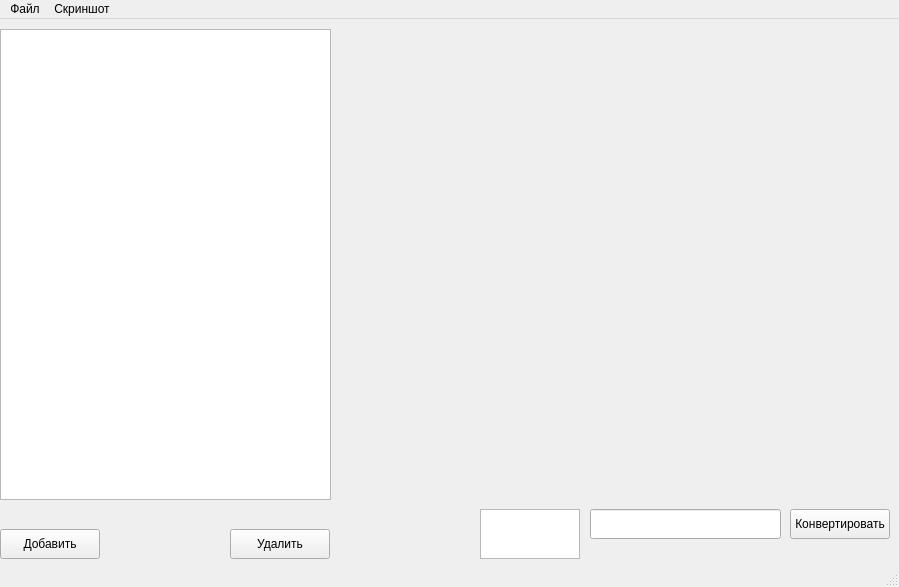
<?xml version="1.0" encoding="UTF-8"?>
<ui version="4.0">
 <class>MainWindow</class>
 <widget class="QMainWindow" name="MainWindow">
  <property name="geometry">
   <rect>
    <x>0</x>
    <y>0</y>
    <width>899</width>
    <height>587</height>
   </rect>
  </property>
  <property name="windowTitle">
   <string>LabAU</string>
  </property>
  <property name="windowIcon">
   <iconset>
    <normaloff>icon.jpg</normaloff>icon.jpg</iconset>
  </property>
  <property name="documentMode">
   <bool>false</bool>
  </property>
  <widget class="QWidget" name="centralwidget">
   <widget class="QPushButton" name="openFileButton">
    <property name="geometry">
     <rect>
      <x>0</x>
      <y>510</y>
      <width>100</width>
      <height>30</height>
     </rect>
    </property>
    <property name="text">
     <string>Добавить</string>
    </property>
   </widget>
   <widget class="QLineEdit" name="lineEdit">
    <property name="geometry">
     <rect>
      <x>590</x>
      <y>490</y>
      <width>191</width>
      <height>30</height>
     </rect>
    </property>
   </widget>
   <widget class="QPushButton" name="ConvertButton">
    <property name="geometry">
     <rect>
      <x>790</x>
      <y>490</y>
      <width>100</width>
      <height>30</height>
     </rect>
    </property>
    <property name="text">
     <string>Конвертировать</string>
    </property>
   </widget>
   <widget class="QTextBrowser" name="textBrowser">
    <property name="geometry">
     <rect>
      <x>480</x>
      <y>490</y>
      <width>100</width>
      <height>50</height>
     </rect>
    </property>
   </widget>
   <widget class="QWidget" name="verticalLayoutWidget">
    <property name="geometry">
     <rect>
      <x>340</x>
      <y>10</y>
      <width>551</width>
      <height>471</height>
     </rect>
    </property>
    <layout class="QVBoxLayout" name="verticalLayout">
     <property name="sizeConstraint">
      <enum>QLayout::SetNoConstraint</enum>
     </property>
    </layout>
   </widget>
   <widget class="QListView" name="listView">
    <property name="geometry">
     <rect>
      <x>0</x>
      <y>10</y>
      <width>331</width>
      <height>471</height>
     </rect>
    </property>
   </widget>
   <widget class="QPushButton" name="Delete">
    <property name="geometry">
     <rect>
      <x>230</x>
      <y>510</y>
      <width>100</width>
      <height>30</height>
     </rect>
    </property>
    <property name="text">
     <string>Удалить</string>
    </property>
   </widget>
  </widget>
  <widget class="QMenuBar" name="menubar">
   <property name="geometry">
    <rect>
     <x>0</x>
     <y>0</y>
     <width>899</width>
     <height>22</height>
    </rect>
   </property>
   <widget class="QMenu" name="menu">
    <property name="title">
     <string>Скриншот</string>
    </property>
    <addaction name="action"/>
    <addaction name="action_2"/>
   </widget>
   <widget class="QMenu" name="menu_2">
    <property name="title">
     <string>Файл</string>
    </property>
    <addaction name="OpenFile"/>
    <addaction name="separator"/>
    <addaction name="Settings"/>
    <addaction name="separator"/>
    <addaction name="Exit"/>
   </widget>
   <addaction name="menu_2"/>
   <addaction name="menu"/>
  </widget>
  <widget class="QStatusBar" name="statusbar"/>
  <action name="action">
   <property name="text">
    <string>Чатсть экрана    Ctrl+F1</string>
   </property>
  </action>
  <action name="action_2">
   <property name="text">
    <string>Весь экран</string>
   </property>
  </action>
  <action name="OpenFile">
   <property name="text">
    <string>Открыть   Ctrl+O</string>
   </property>
  </action>
  <action name="Settings">
   <property name="text">
    <string>Настройки</string>
   </property>
  </action>
  <action name="Exit">
   <property name="text">
    <string>Выйти</string>
   </property>
  </action>
 </widget>
 <resources/>
 <connections/>
</ui>
